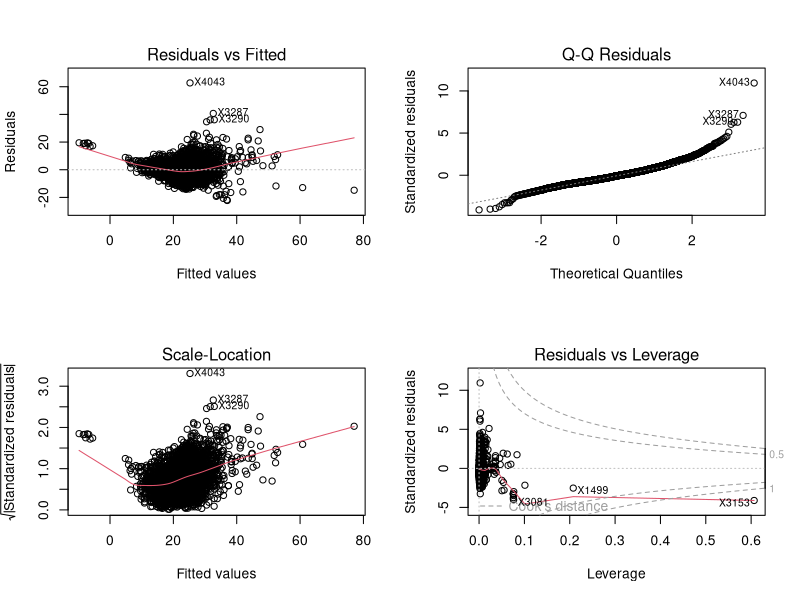
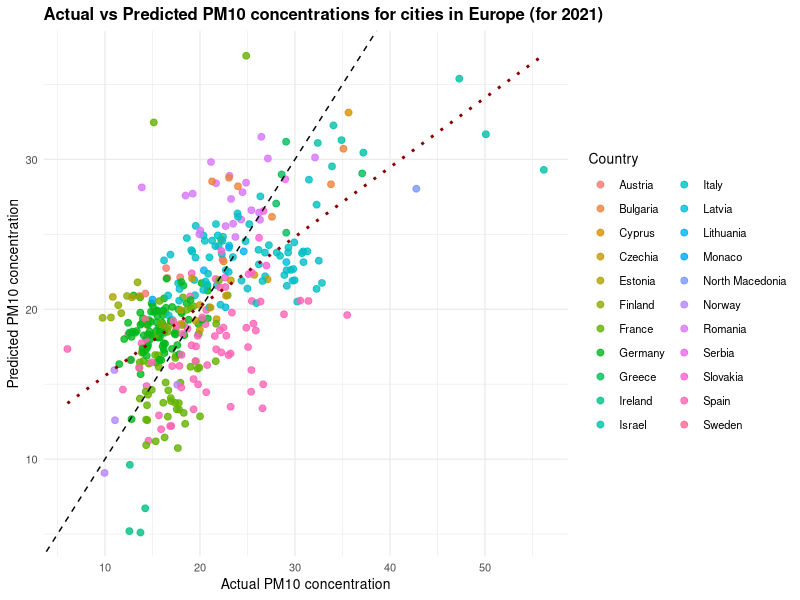
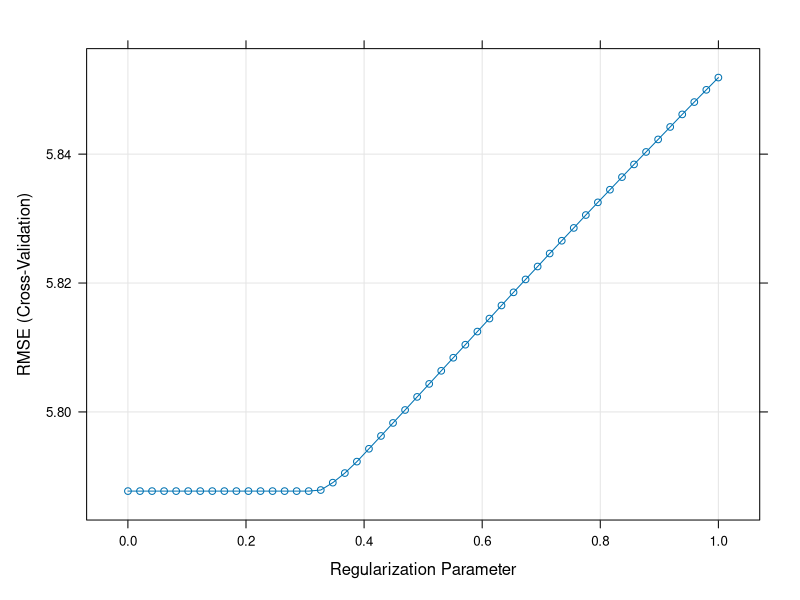
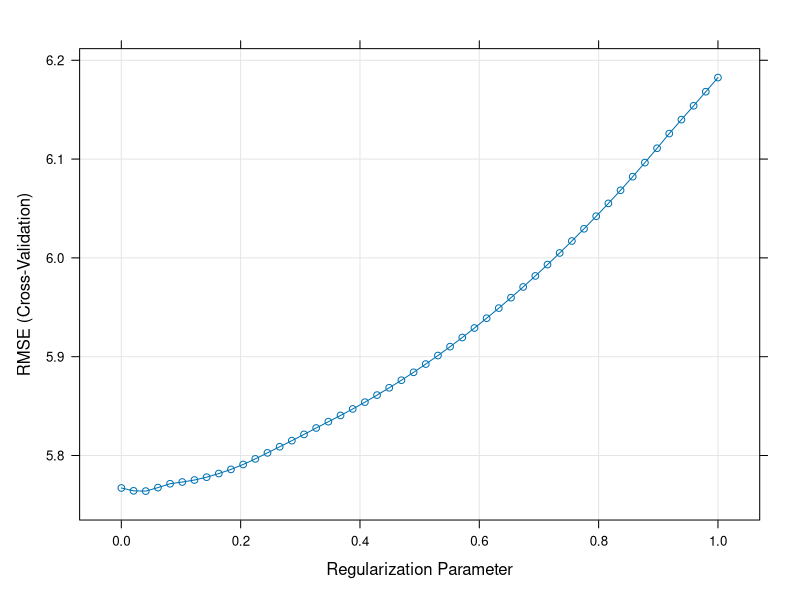
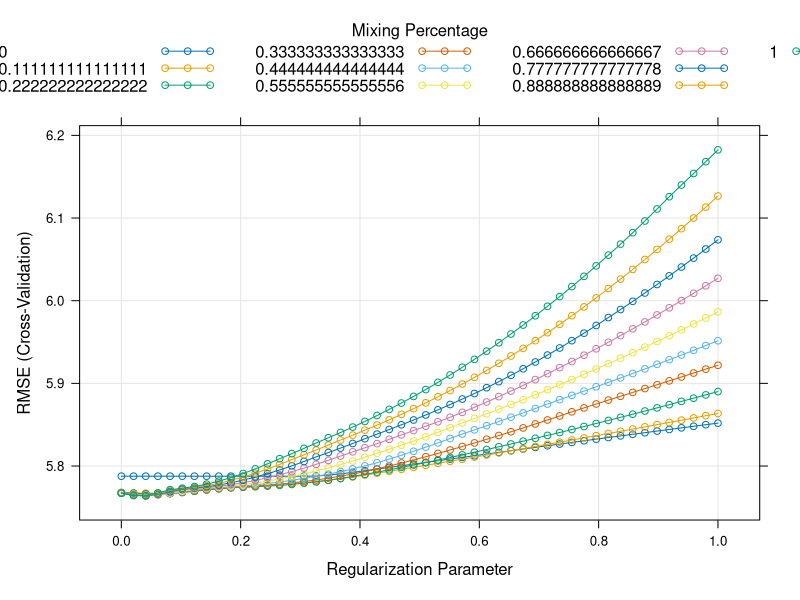

The R script that drew these images, in order:
## ---- chunk 1
library(dplyr)
data=read.csv("who_data.csv")
who_data=subset(data,select=-c(X,X.1,X.2,X.3,who_ms))
#convert numeric-like columns stored as character to numeric
num_cols= c("pm10_concentration","pm25_concentration","no2_concentration",
              "pm10_tempcov","pm25_tempcov","no2_tempcov","population")
who_data[num_cols] =lapply(who_data[num_cols], as.numeric) # set the data as numeric

who_data$type_of_stations =as.character(who_data$type_of_stations)
who_data$who_region =as.factor(who_data$who_region)

#and finally, we can see Turkey isn't defined properly in the dataset, so we add 
who_data$country_name[who_data$iso3 == "TUR"] <- "Turkey"


europe_data= who_data %>%
  filter(who_region=="4_Eur")%>%
  select(-pm25_concentration)
clean_data_europe= na.omit(europe_data)
## ---- chunk 2
if(!require("ggplot2")) install.packages("ggplot2")
if(!require("caret")) install.packages("caret")
## ---- chunk 3
clean_data_europe_rem= clean_data_europe %>%
select(-iso3, -pm10_tempcov, -pm25_tempcov,-who_region,-no2_tempcov, -type_of_stations)%>%
  filter(year != 2022)%>% #EDA showed insufficient data for testing for 2022
  mutate(log_population = log(population)) %>% # EDA showed a transform was a better predictor of results
  na.omit(europe_data) #lin regression can't have missing data
## ---- chunk 4
library(caret) #We use the package 'caret' that we saw in the workshop 2.3. 
set.seed(2)
train_data=subset(clean_data_europe_rem, year != 2021)
test_data_2021=subset(clean_data_europe_rem, year == 2021)

#using our formula aforementioned:
lm_formula_pm10=pm10_concentration ~ poly(year, 2)+no2_concentration+poly(no2_concentration,3) +population+log_population+ latitude*longitude
## ---- chunk 5
#now using cv: (we use 10 folds)
modelcv=train(lm_formula_pm10, data = train_data, method = "lm" ,trControl=trainControl(method = "cv",number=10),preProcess = c("center","scale"))

summary(modelcv$finalModel)
modelcv$results
## ---- chunk 6
R2_train= R2(pred = predict(modelcv, train_data),
               obs = train_data$pm10_concentration)
cat("Model cv performance:", round(R2_train, 3), "\n")
## ---- chunk 7
par(mfrow = c(2, 2))
plot(modelcv$finalModel)
## ---- chunk 8


test_data_2021$predicted_pm10 <- predict(modelcv, newdata = test_data_2021)
results_2021 <- data.frame(
  city = test_data_2021$city,
  country = test_data_2021$country_name,
  actual_pm10 = test_data_2021$pm10_concentration,
  predicted_pm10 = test_data_2021$predicted_pm10
)

## ---- chunk 9
library(ggplot2)
ggplot(results_2021, aes(
  x = actual_pm10,y = predicted_pm10,color = country)) +
  geom_point(alpha = 0.8, size = 2) +
  geom_abline(intercept = 0, slope = 1, color = "black", linetype = "dashed") +geom_smooth(method = "lm", se = FALSE, color = "darkred", linetype = "dotted")+
  labs(title = "Actual vs Predicted PM10 concentrations for cities in Europe (for 2021)",
    x = "Actual PM10 concentration",
    y = "Predicted PM10 concentration",
    color = "Country"
  ) +
  theme_minimal(base_size = 10) +
  theme(legend.position = "right",
    plot.title = element_text(face = "bold"))

## ---- chunk 10
set.seed(2)
#first we try ridge regression
ridge_model <- train(lm_formula_pm10,data = train_data,method = "glmnet",
  trControl = trainControl(method = "cv", number = 5),preProcess = c("center","scale"),
  tuneGrid = expand.grid(alpha = 0,lambda = seq(0.0001, 1, length = 50))
)
ridge_model$bestTune
plot(ridge_model)

#so now predicting for 2021:
test_data_2021$predicted_pm10_ridge <- predict(ridge_model, newdata = test_data_2021)
## ---- chunk 11
set.seed(2)

lasso_model <- train(lm_formula_pm10,data = train_data,
  method = "glmnet",trControl = trainControl(method = "cv", number = 5),preProcess = c("center","scale"),
  tuneGrid = expand.grid(alpha = 1,lambda = seq(0.0001, 1, length = 50))
)
lasso_model$bestTune
plot(lasso_model)
test_data_2021$predicted_pm10_lasso <- predict(lasso_model, newdata = test_data_2021)

## ---- chunk 12
set.seed(2)

elastic_model <- train(lm_formula_pm10,data = train_data,
method = "glmnet",trControl = trainControl(method = "cv", number = 5),preProcess = c("center","scale"),
  tuneGrid = expand.grid(alpha = seq(0, 1, length = 10),lambda = seq(0.0001, 1, length = 50)))

elastic_model$bestTune
plot(elastic_model)

test_data_2021$predicted_pm10_elastic <- predict(elastic_model, newdata = test_data_2021)

## ---- chunk 13
comparison <- rbind(
  Linear = postResample(results_2021$predicted_pm10, results_2021$actual_pm10),
  Ridge = postResample(test_data_2021$predicted_pm10_ridge, test_data_2021$pm10_concentration),
  LASSO = postResample(test_data_2021$predicted_pm10_lasso, test_data_2021$pm10_concentration),
  Elastic=postResample(test_data_2021$predicted_pm10_elastic, test_data_2021$pm10_concentration)
)
comparison

